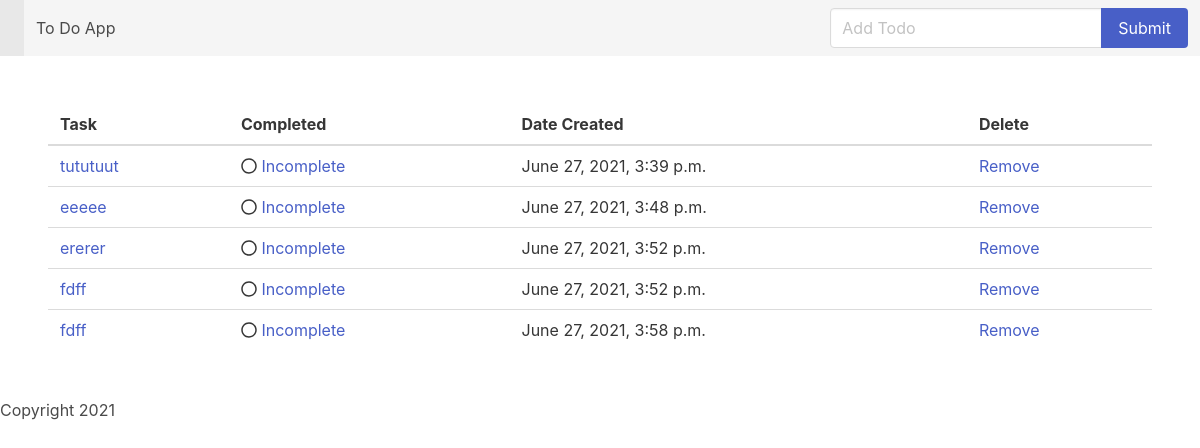
The app's page /home, older data.
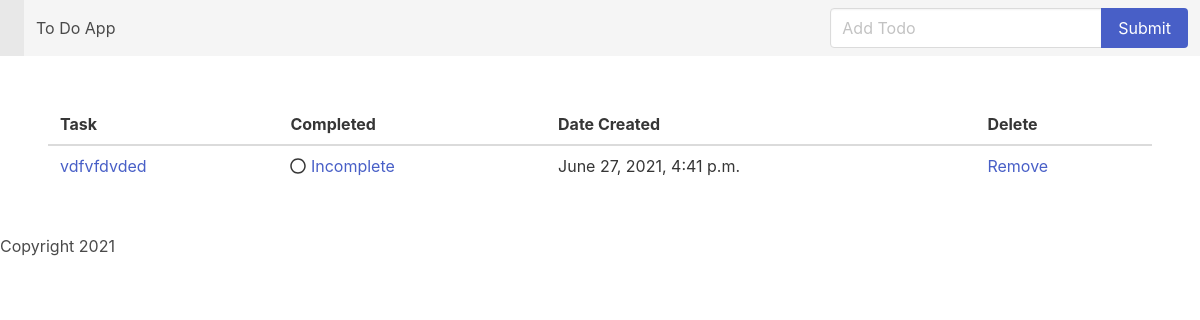
The same page, newer data.
### todoapp/models.py (models this page shows, shortened)
class Todo(models.Model):
    task = models.CharField(max_length=200)
    completed = models.BooleanField(default=False)
    user  = models.ForeignKey(User, on_delete=models.CASCADE, null=True, blank=True)
    created = models.DateTimeField(auto_now_add=True)

### todoapp/views.py (the view)
# urls.py: 2. Add a URL to urlpatterns:  path('', views.home, name='home')
def home(request):
    if request.method == 'POST':
        form = TodoForm(request.POST or None)
        if form.is_valid():
            form.save()
            todos = Todo.objects.all()
            messages.success(request, ('Task has been added!'))
            return render(request, 'home.html', {'todos': todos})
    else:
        todos = Todo.objects.all()
        return render(request, 'home.html', {'todos': todos})

### todoapp/templates/home.html (shortened to what this page needs)
{% extends 'base.html' %}
{% block content %}
<nav class="navbar is-light" role="navigation" aria-label="main navigation">
    <div class="navbar-brand">
        <a class="navbar-item" href="https://bulma.io">
        </a>
    </div>
    <div class="navbar-menu">
        <div class="navbar-start">
            <a class="navbar-item">
                To Do App
            </a>
        </div>
        <div class="navbar-end">
            <div class="navbar-item">
                <form method="POST">
                    <div class="field has-addons">
                        <div class="control">
                            <input name="task" class="input" type="text" placeholder="Add Todo">
                        </div>
                        <div class="control">
                            <button type="submit" class="button is-link">Submit</button>
                        </div>
                    </div>
                </form>
            </div>
        </div>
    </div>
</nav>
<section class="section">
    <table class="table is-hoverable is-fullwidth">
        <thead>
        <tr>
            <th>Task</th>
            <th>Completed</th>
            <th>Date Created</th>
            <th>Delete</th>
        </tr>
        </thead>
        {% for todo in todos %}
            <tr>
                <td>
                    {% if todo.completed == True %}
                        <span style="text-decoration: line-through">{{ todo.task }}</span>
                    {% else %}
                        <a href="{% url 'edit' todo.id %}">
                        {{ todo.task }}
                        </a>
                    {% endif %}
                </td>
                <td>
                    {% if todo.completed == True %}
                        <i class="far fa-check-circle"></i>
                        <a href="{% url 'mark_incomplete' todo.id %}">Done</a>
                    {% else %}
                        <i class="far fa-circle"></i>
                        <a href="{% url 'mark_complete' todo.id %}">Incomplete</a>
                    {% endif %}
                </td>
                <td>
                    {{ todo.created}}
                </td>
                <td>
                    <a href="{% url 'delete' todo.id %}">Remove</a>
                </td>
            </tr>
        {% endfor %}
    </table>
</section>
{% endblock %}

### todoapp/templates/base.html (shortened to what this page needs)
<!DOCTYPE html>
<html>
<head>
    <link rel="stylesheet" href="https://cdn.jsdelivr.net/npm/bulma@0.8.2/css/bulma.min.css">
</head>
<body>
{% block content %}
{% endblock content %}
</body>
<footer>Copyright 2021</footer>
</html>

Row changes from the older to the newer data that the page shows:
removed Todo: task "tututuut", completed False (drawn), created "June 27, 2021, 3:39 p.m."
removed Todo: task "eeeee", completed False (drawn), created "June 27, 2021, 3:48 p.m."
removed Todo: task "ererer", completed False (drawn), created "June 27, 2021, 3:52 p.m."
removed Todo: task "fdff", completed False (drawn), created "June 27, 2021, 3:52 p.m."
removed Todo: task "fdff", completed False (drawn), created "June 27, 2021, 3:58 p.m."
added Todo: task "vdfvfdvded", completed False (drawn), created "June 27, 2021, 4:41 p.m."
